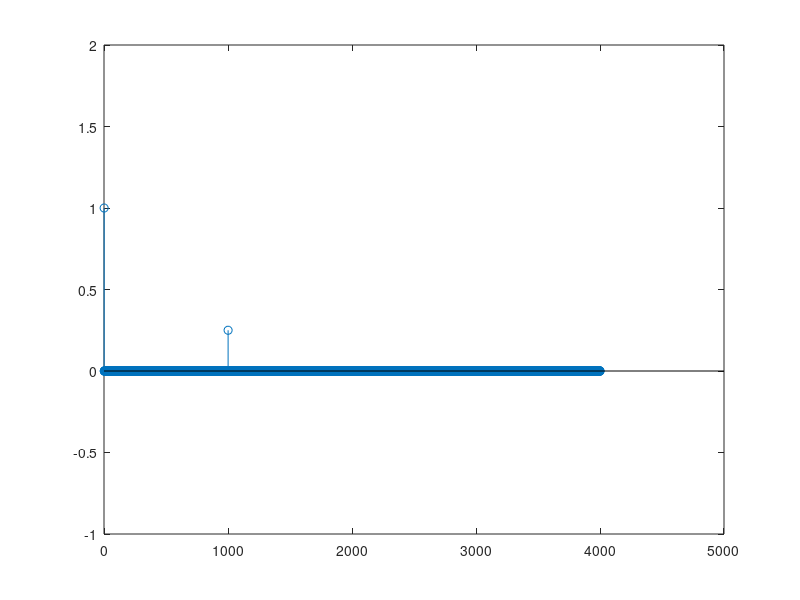

This chart was generated by the following MATLAB code:
% createFIR.m
% ECSE 490 - DSP Lab
% Group 1 - Isabel Helleur and Loren Lugosch
% Experiment 1 - February 6, 2013

% FIR comb filter with delay M %
% h[n] = delta[n] + Gdelta[n-M] %

% sample time range of interest from -5 to 5 %
T = 0:1:4000;
FIR = 1:numel(T);

% delay M and gain G (say 4000 (half second delay?), .5) %
M = 1000;
G = 1/4;
for i = 1:numel(T)
    if (i == 1)
        FIR(1) = 1;
    elseif (i == M + 1) % off by one
        FIR(M + 1) = G;
    else 
        FIR(i) = 0;
    end
end

stem(T,FIR);
axis([-1 5000 -1 2]);
